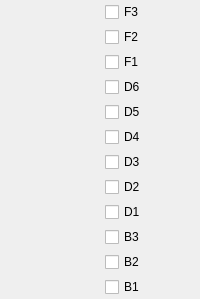
        <widget class="QWidget" name="group_mask">
         <layout class="QHBoxLayout" name="group_mask_layout">
          <property name="spacing">
           <number>0</number>
          </property>
          <property name="leftMargin">
           <number>0</number>
          </property>
          <property name="topMargin">
           <number>0</number>
          </property>
          <property name="rightMargin">
           <number>0</number>
          </property>
          <property name="bottomMargin">
           <number>0</number>
          </property>
          <item>
           <widget class="QWidget" name="panel_mask" native="true">
            <property name="sizePolicy">
             <sizepolicy hsizetype="Ignored" vsizetype="Ignored">
              <horstretch>0</horstretch>
              <verstretch>0</verstretch>
             </sizepolicy>
            </property>
            <property name="font">
             <font>
              <family>MS Shell Dlg 2</family>
             </font>
            </property>
           </widget>
          </item>
          <item>
           <widget class="QWidget" name="edit_mask" native="true">
            <property name="sizePolicy">
             <sizepolicy hsizetype="Ignored" vsizetype="Fixed">
              <horstretch>0</horstretch>
              <verstretch>0</verstretch>
             </sizepolicy>
            </property>
            <property name="maximumSize">
             <size>
              <width>120</width>
              <height>16777215</height>
             </size>
            </property>
            <property name="font">
             <font>
              <family>MS Shell Dlg 2</family>
             </font>
            </property>
            <layout class="QGridLayout" name="edit_mask_layout">
             <property name="leftMargin">
              <number>5</number>
             </property>
             <property name="topMargin">
              <number>2</number>
             </property>
             <property name="rightMargin">
              <number>5</number>
             </property>
             <property name="bottomMargin">
              <number>2</number>
             </property>
             <property name="spacing">
              <number>5</number>
             </property>
             <item row="0" column="1">
              <widget class="QWidget" name="fg_3_color" native="true">
               <property name="sizePolicy">
                <sizepolicy hsizetype="Ignored" vsizetype="Fixed">
                 <horstretch>0</horstretch>
                 <verstretch>0</verstretch>
                </sizepolicy>
               </property>
               <property name="minimumSize">
                <size>
                 <width>0</width>
                 <height>0</height>
                </size>
               </property>
               <property name="maximumSize">
                <size>
                 <width>16777215</width>
                 <height>20</height>
                </size>
               </property>
               <property name="font">
                <font>
                 <family>MS Shell Dlg 2</family>
                </font>
               </property>
              </widget>
             </item>
             <item row="7" column="1">
              <widget class="QWidget" name="dif_2_color" native="true">
               <property name="sizePolicy">
                <sizepolicy hsizetype="Ignored" vsizetype="Fixed">
                 <horstretch>0</horstretch>
                 <verstretch>0</verstretch>
                </sizepolicy>
               </property>
               <property name="minimumSize">
                <size>
                 <width>0</width>
                 <height>0</height>
                </size>
               </property>
               <property name="maximumSize">
                <size>
                 <width>16777215</width>
                 <height>20</height>
                </size>
               </property>
               <property name="font">
                <font>
                 <family>MS Shell Dlg 2</family>
                </font>
               </property>
              </widget>
             </item>
             <item row="1" column="0">
              <widget class="QCheckBox" name="fg_2_live">
               <property name="sizePolicy">
                <sizepolicy hsizetype="Ignored" vsizetype="Fixed">
                 <horstretch>0</horstretch>
                 <verstretch>0</verstretch>
                </sizepolicy>
               </property>
               <property name="minimumSize">
                <size>
                 <width>0</width>
                 <height>0</height>
                </size>
               </property>
               <property name="maximumSize">
                <size>
                 <width>40</width>
                 <height>20</height>
                </size>
               </property>
               <property name="font">
                <font>
                 <family>MS Shell Dlg 2</family>
                </font>
               </property>
               <property name="text">
                <string>F2</string>
               </property>
              </widget>
             </item>
             <item row="11" column="0">
              <widget class="QCheckBox" name="bg_1_live">
               <property name="sizePolicy">
                <sizepolicy hsizetype="Ignored" vsizetype="Fixed">
                 <horstretch>0</horstretch>
                 <verstretch>0</verstretch>
                </sizepolicy>
               </property>
               <property name="minimumSize">
                <size>
                 <width>0</width>
                 <height>0</height>
                </size>
               </property>
               <property name="maximumSize">
                <size>
                 <width>40</width>
                 <height>20</height>
                </size>
               </property>
               <property name="font">
                <font>
                 <family>MS Shell Dlg 2</family>
                </font>
               </property>
               <property name="text">
                <string>B1</string>
               </property>
              </widget>
             </item>
             <item row="2" column="0">
              <widget class="QCheckBox" name="fg_1_live">
               <property name="sizePolicy">
                <sizepolicy hsizetype="Ignored" vsizetype="Fixed">
                 <horstretch>0</horstretch>
                 <verstretch>0</verstretch>
                </sizepolicy>
               </property>
               <property name="minimumSize">
                <size>
                 <width>0</width>
                 <height>0</height>
                </size>
               </property>
               <property name="maximumSize">
                <size>
                 <width>40</width>
                 <height>20</height>
                </size>
               </property>
               <property name="font">
                <font>
                 <family>MS Shell Dlg 2</family>
                </font>
               </property>
               <property name="text">
                <string>F1</string>
               </property>
              </widget>
             </item>
             <item row="6" column="1">
              <widget class="QWidget" name="dif_3_color" native="true">
               <property name="sizePolicy">
                <sizepolicy hsizetype="Ignored" vsizetype="Fixed">
                 <horstretch>0</horstretch>
                 <verstretch>0</verstretch>
                </sizepolicy>
               </property>
               <property name="minimumSize">
                <size>
                 <width>0</width>
                 <height>0</height>
                </size>
               </property>
               <property name="maximumSize">
                <size>
                 <width>16777215</width>
                 <height>20</height>
                </size>
               </property>
               <property name="font">
                <font>
                 <family>MS Shell Dlg 2</family>
                </font>
               </property>
              </widget>
             </item>
             <item row="8" column="0">
              <widget class="QCheckBox" name="dif_1_live">
               <property name="sizePolicy">
                <sizepolicy hsizetype="Ignored" vsizetype="Fixed">
                 <horstretch>0</horstretch>
                 <verstretch>0</verstretch>
                </sizepolicy>
               </property>
               <property name="minimumSize">
                <size>
                 <width>0</width>
                 <height>0</height>
                </size>
               </property>
               <property name="maximumSize">
                <size>
                 <width>40</width>
                 <height>20</height>
                </size>
               </property>
               <property name="font">
                <font>
                 <family>MS Shell Dlg 2</family>
                </font>
               </property>
               <property name="text">
                <string>D1</string>
               </property>
              </widget>
             </item>
             <item row="4" column="1">
              <widget class="QWidget" name="dif_5_color" native="true">
               <property name="sizePolicy">
                <sizepolicy hsizetype="Ignored" vsizetype="Fixed">
                 <horstretch>0</horstretch>
                 <verstretch>0</verstretch>
                </sizepolicy>
               </property>
               <property name="minimumSize">
                <size>
                 <width>0</width>
                 <height>0</height>
                </size>
               </property>
               <property name="maximumSize">
                <size>
                 <width>16777215</width>
                 <height>20</height>
                </size>
               </property>
               <property name="font">
                <font>
                 <family>MS Shell Dlg 2</family>
                </font>
               </property>
              </widget>
             </item>
             <item row="9" column="0">
              <widget class="QCheckBox" name="bg_3_live">
               <property name="sizePolicy">
                <sizepolicy hsizetype="Ignored" vsizetype="Fixed">
                 <horstretch>0</horstretch>
                 <verstretch>0</verstretch>
                </sizepolicy>
               </property>
               <property name="minimumSize">
                <size>
                 <width>0</width>
                 <height>0</height>
                </size>
               </property>
               <property name="maximumSize">
                <size>
                 <width>40</width>
                 <height>20</height>
                </size>
               </property>
               <property name="font">
                <font>
                 <family>MS Shell Dlg 2</family>
                </font>
               </property>
               <property name="text">
                <string>B3</string>
               </property>
              </widget>
             </item>
             <item row="11" column="1">
              <widget class="QWidget" name="bg_1_color" native="true">
               <property name="sizePolicy">
                <sizepolicy hsizetype="Ignored" vsizetype="Fixed">
                 <horstretch>0</horstretch>
                 <verstretch>0</verstretch>
                </sizepolicy>
               </property>
               <property name="minimumSize">
                <size>
                 <width>0</width>
                 <height>0</height>
                </size>
               </property>
               <property name="maximumSize">
                <size>
                 <width>16777215</width>
                 <height>20</height>
                </size>
               </property>
               <property name="font">
                <font>
                 <family>MS Shell Dlg 2</family>
                </font>
               </property>
              </widget>
             </item>
             <item row="0" column="0">
              <widget class="QCheckBox" name="fg_3_live">
               <property name="sizePolicy">
                <sizepolicy hsizetype="Ignored" vsizetype="Fixed">
                 <horstretch>0</horstretch>
                 <verstretch>0</verstretch>
                </sizepolicy>
               </property>
               <property name="minimumSize">
                <size>
                 <width>0</width>
                 <height>0</height>
                </size>
               </property>
               <property name="maximumSize">
                <size>
                 <width>40</width>
                 <height>20</height>
                </size>
               </property>
               <property name="font">
                <font>
                 <family>MS Shell Dlg 2</family>
                </font>
               </property>
               <property name="text">
                <string>F3</string>
               </property>
              </widget>
             </item>
             <item row="5" column="1">
              <widget class="QWidget" name="dif_4_color" native="true">
               <property name="sizePolicy">
                <sizepolicy hsizetype="Ignored" vsizetype="Fixed">
                 <horstretch>0</horstretch>
                 <verstretch>0</verstretch>
                </sizepolicy>
               </property>
               <property name="minimumSize">
                <size>
                 <width>0</width>
                 <height>0</height>
                </size>
               </property>
               <property name="maximumSize">
                <size>
                 <width>16777215</width>
                 <height>20</height>
                </size>
               </property>
               <property name="font">
                <font>
                 <family>MS Shell Dlg 2</family>
                </font>
               </property>
              </widget>
             </item>
             <item row="1" column="1">
              <widget class="QWidget" name="fg_2_color" native="true">
               <property name="sizePolicy">
                <sizepolicy hsizetype="Ignored" vsizetype="Fixed">
                 <horstretch>0</horstretch>
                 <verstretch>0</verstretch>
                </sizepolicy>
               </property>
               <property name="minimumSize">
                <size>
                 <width>0</width>
                 <height>0</height>
                </size>
               </property>
               <property name="maximumSize">
                <size>
                 <width>16777215</width>
                 <height>20</height>
                </size>
               </property>
               <property name="font">
                <font>
                 <family>MS Shell Dlg 2</family>
                </font>
               </property>
              </widget>
             </item>
             <item row="6" column="0">
              <widget class="QCheckBox" name="dif_3_live">
               <property name="sizePolicy">
                <sizepolicy hsizetype="Ignored" vsizetype="Fixed">
                 <horstretch>0</horstretch>
                 <verstretch>0</verstretch>
                </sizepolicy>
               </property>
               <property name="minimumSize">
                <size>
                 <width>0</width>
                 <height>0</height>
                </size>
               </property>
               <property name="maximumSize">
                <size>
                 <width>40</width>
                 <height>20</height>
                </size>
               </property>
               <property name="font">
                <font>
                 <family>MS Shell Dlg 2</family>
                </font>
               </property>
               <property name="text">
                <string>D3</string>
               </property>
              </widget>
             </item>
             <item row="7" column="0">
              <widget class="QCheckBox" name="dif_2_live">
               <property name="sizePolicy">
                <sizepolicy hsizetype="Ignored" vsizetype="Fixed">
                 <horstretch>0</horstretch>
                 <verstretch>0</verstretch>
                </sizepolicy>
               </property>
               <property name="minimumSize">
                <size>
                 <width>0</width>
                 <height>0</height>
                </size>
               </property>
               <property name="maximumSize">
                <size>
                 <width>40</width>
                 <height>20</height>
                </size>
               </property>
               <property name="font">
                <font>
                 <family>MS Shell Dlg 2</family>
                </font>
               </property>
               <property name="text">
                <string>D2</string>
               </property>
              </widget>
             </item>
             <item row="3" column="1">
              <widget class="QWidget" name="dif_6_color" native="true">
               <property name="sizePolicy">
                <sizepolicy hsizetype="Ignored" vsizetype="Fixed">
                 <horstretch>0</horstretch>
                 <verstretch>0</verstretch>
                </sizepolicy>
               </property>
               <property name="minimumSize">
                <size>
                 <width>0</width>
                 <height>0</height>
                </size>
               </property>
               <property name="maximumSize">
                <size>
                 <width>16777215</width>
                 <height>20</height>
                </size>
               </property>
               <property name="font">
                <font>
                 <family>MS Shell Dlg 2</family>
                </font>
               </property>
              </widget>
             </item>
             <item row="10" column="0">
              <widget class="QCheckBox" name="bg_2_live">
               <property name="sizePolicy">
                <sizepolicy hsizetype="Ignored" vsizetype="Fixed">
                 <horstretch>0</horstretch>
                 <verstretch>0</verstretch>
                </sizepolicy>
               </property>
               <property name="minimumSize">
                <size>
                 <width>0</width>
                 <height>0</height>
                </size>
               </property>
               <property name="maximumSize">
                <size>
                 <width>40</width>
                 <height>20</height>
                </size>
               </property>
               <property name="font">
                <font>
                 <family>MS Shell Dlg 2</family>
                </font>
               </property>
               <property name="text">
                <string>B2</string>
               </property>
              </widget>
             </item>
             <item row="4" column="0">
              <widget class="QCheckBox" name="dif_5_live">
               <property name="sizePolicy">
                <sizepolicy hsizetype="Ignored" vsizetype="Fixed">
                 <horstretch>0</horstretch>
                 <verstretch>0</verstretch>
                </sizepolicy>
               </property>
               <property name="minimumSize">
                <size>
                 <width>0</width>
                 <height>0</height>
                </size>
               </property>
               <property name="maximumSize">
                <size>
                 <width>40</width>
                 <height>20</height>
                </size>
               </property>
               <property name="font">
                <font>
                 <family>MS Shell Dlg 2</family>
                </font>
               </property>
               <property name="text">
                <string>D5</string>
               </property>
              </widget>
             </item>
             <item row="5" column="0">
              <widget class="QCheckBox" name="dif_4_live">
               <property name="sizePolicy">
                <sizepolicy hsizetype="Ignored" vsizetype="Fixed">
                 <horstretch>0</horstretch>
                 <verstretch>0</verstretch>
                </sizepolicy>
               </property>
               <property name="minimumSize">
                <size>
                 <width>0</width>
                 <height>0</height>
                </size>
               </property>
               <property name="maximumSize">
                <size>
                 <width>40</width>
                 <height>20</height>
                </size>
               </property>
               <property name="font">
                <font>
                 <family>MS Shell Dlg 2</family>
                </font>
               </property>
               <property name="text">
                <string>D4</string>
               </property>
              </widget>
             </item>
             <item row="9" column="1">
              <widget class="QWidget" name="bg_3_color" native="true">
               <property name="sizePolicy">
                <sizepolicy hsizetype="Ignored" vsizetype="Fixed">
                 <horstretch>0</horstretch>
                 <verstretch>0</verstretch>
                </sizepolicy>
               </property>
               <property name="minimumSize">
                <size>
                 <width>0</width>
                 <height>0</height>
                </size>
               </property>
               <property name="maximumSize">
                <size>
                 <width>16777215</width>
                 <height>20</height>
                </size>
               </property>
               <property name="font">
                <font>
                 <family>MS Shell Dlg 2</family>
                </font>
               </property>
              </widget>
             </item>
             <item row="3" column="0">
              <widget class="QCheckBox" name="dif_6_live">
               <property name="sizePolicy">
                <sizepolicy hsizetype="Ignored" vsizetype="Fixed">
                 <horstretch>0</horstretch>
                 <verstretch>0</verstretch>
                </sizepolicy>
               </property>
               <property name="minimumSize">
                <size>
                 <width>0</width>
                 <height>0</height>
                </size>
               </property>
               <property name="maximumSize">
                <size>
                 <width>40</width>
                 <height>20</height>
                </size>
               </property>
               <property name="font">
                <font>
                 <family>MS Shell Dlg 2</family>
                </font>
               </property>
               <property name="text">
                <string>D6</string>
               </property>
              </widget>
             </item>
             <item row="10" column="1">
              <widget class="QWidget" name="bg_2_color" native="true">
               <property name="sizePolicy">
                <sizepolicy hsizetype="Ignored" vsizetype="Fixed">
                 <horstretch>0</horstretch>
                 <verstretch>0</verstretch>
                </sizepolicy>
               </property>
               <property name="minimumSize">
                <size>
                 <width>0</width>
                 <height>0</height>
                </size>
               </property>
               <property name="maximumSize">
                <size>
                 <width>16777215</width>
                 <height>20</height>
                </size>
               </property>
               <property name="font">
                <font>
                 <family>MS Shell Dlg 2</family>
                </font>
               </property>
              </widget>
             </item>
             <item row="2" column="1">
              <widget class="QWidget" name="fg_1_color" native="true">
               <property name="sizePolicy">
                <sizepolicy hsizetype="Ignored" vsizetype="Fixed">
                 <horstretch>0</horstretch>
                 <verstretch>0</verstretch>
                </sizepolicy>
               </property>
               <property name="minimumSize">
                <size>
                 <width>0</width>
                 <height>0</height>
                </size>
               </property>
               <property name="maximumSize">
                <size>
                 <width>16777215</width>
                 <height>20</height>
                </size>
               </property>
               <property name="font">
                <font>
                 <family>MS Shell Dlg 2</family>
                </font>
               </property>
              </widget>
             </item>
             <item row="8" column="1">
              <widget class="QWidget" name="dif_1_color" native="true">
               <property name="sizePolicy">
                <sizepolicy hsizetype="Ignored" vsizetype="Fixed">
                 <horstretch>0</horstretch>
                 <verstretch>0</verstretch>
                </sizepolicy>
               </property>
               <property name="minimumSize">
                <size>
                 <width>0</width>
                 <height>0</height>
                </size>
               </property>
               <property name="maximumSize">
                <size>
                 <width>16777215</width>
                 <height>20</height>
                </size>
               </property>
               <property name="font">
                <font>
                 <family>MS Shell Dlg 2</family>
                </font>
               </property>
              </widget>
             </item>
            </layout>
           </widget>
          </item>
         </layout>
        </widget>
